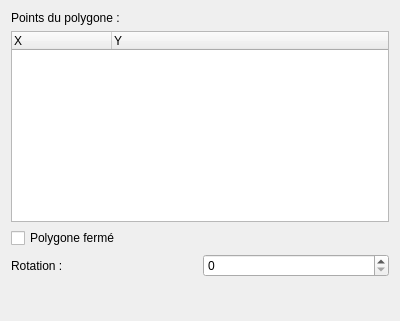
<?xml version="1.0" encoding="UTF-8"?>
<ui version="4.0">
 <class>PolygonEditor</class>
 <widget class="QWidget" name="PolygonEditor">
  <property name="geometry">
   <rect>
    <x>0</x>
    <y>0</y>
    <width>400</width>
    <height>321</height>
   </rect>
  </property>
  <property name="windowTitle">
   <string>Form</string>
  </property>
  <layout class="QVBoxLayout" name="m_main_layout">
   <item>
    <widget class="QLabel" name="label">
     <property name="text">
      <string>Points du polygone :</string>
     </property>
    </widget>
   </item>
   <item>
    <widget class="QTreeWidget" name="m_points_list_tree">
     <property name="contextMenuPolicy">
      <enum>Qt::ActionsContextMenu</enum>
     </property>
     <column>
      <property name="text">
       <string>X</string>
      </property>
     </column>
     <column>
      <property name="text">
       <string>Y</string>
      </property>
     </column>
    </widget>
   </item>
   <item>
    <layout class="QGridLayout" name="gridLayout">
     <item row="0" column="0">
      <widget class="QCheckBox" name="m_close_polygon_cb">
       <property name="text">
        <string>Polygone fermé</string>
       </property>
      </widget>
     </item>
     <item row="1" column="0">
      <widget class="QLabel" name="label_9">
       <property name="text">
        <string>Rotation :</string>
       </property>
       <property name="alignment">
        <set>Qt::AlignLeading|Qt::AlignLeft|Qt::AlignVCenter</set>
       </property>
      </widget>
     </item>
     <item row="1" column="1">
      <widget class="QSpinBox" name="m_rotation_sb">
       <property name="maximum">
        <number>359</number>
       </property>
      </widget>
     </item>
    </layout>
   </item>
   <item>
    <spacer name="verticalSpacer">
     <property name="orientation">
      <enum>Qt::Vertical</enum>
     </property>
     <property name="sizeHint" stdset="0">
      <size>
       <width>20</width>
       <height>33</height>
      </size>
     </property>
    </spacer>
   </item>
  </layout>
  <action name="m_add_point_action">
   <property name="icon">
    <iconset resource="../../../qelectrotech.qrc">
     <normaloff>:/ico/16x16/list-add.png</normaloff>:/ico/16x16/list-add.png</iconset>
   </property>
   <property name="text">
    <string>Ajouter un point</string>
   </property>
  </action>
  <action name="m_remove_point_action">
   <property name="icon">
    <iconset resource="../../../qelectrotech.qrc">
     <normaloff>:/ico/16x16/list-remove.png</normaloff>:/ico/16x16/list-remove.png</iconset>
   </property>
   <property name="text">
    <string>Supprimer ce point</string>
   </property>
  </action>
 </widget>
 <resources>
  <include location="../../../qelectrotech.qrc"/>
 </resources>
 <connections/>
</ui>
